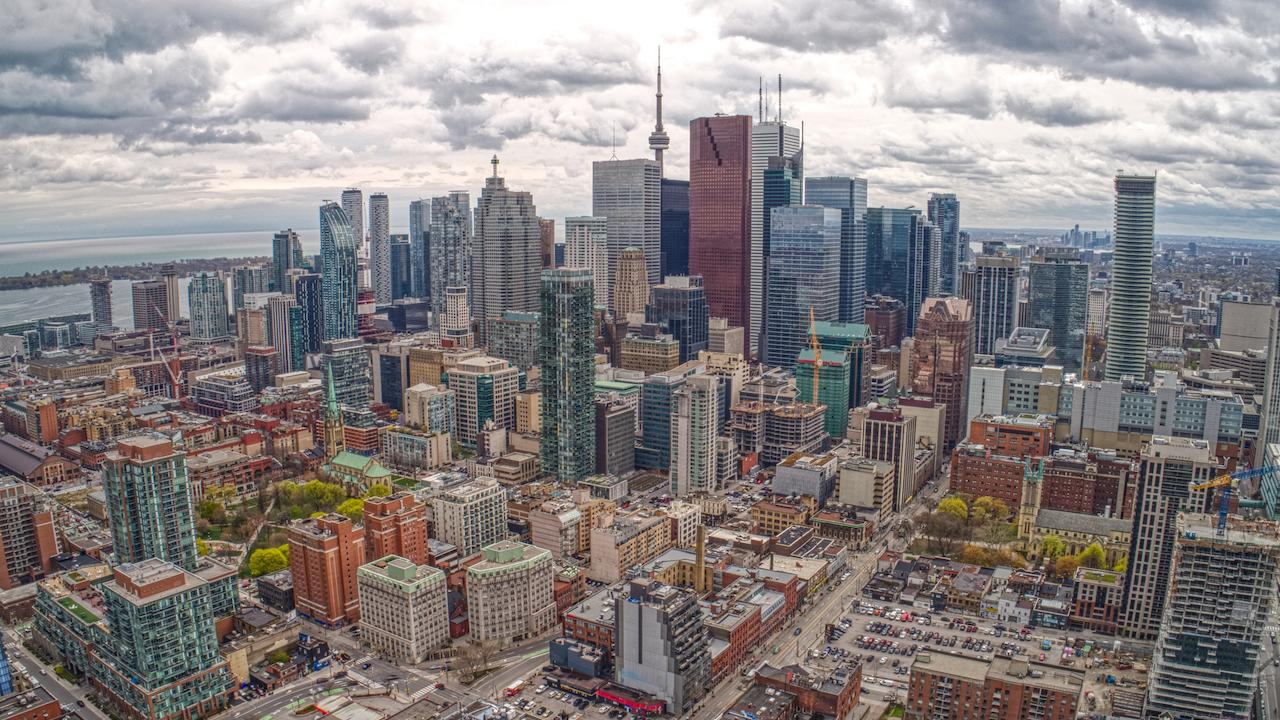
#> input picture lab2/toronto.jpg, 1280 x 720 px
$ jupyter execute lab2.ipynb
#> lines starting #> are read from the running program, lines starting #| are printed output that depends on the picture
[cell 1]
# import libs
import numpy as np
import matplotlib.pyplot as plt
import cv2 as cv
import time

[cell 2]
imgText = "toronto.jpg"
img = plt.imread(imgText)
#> img is the input picture: shape (720, 1280, 3); mean R, G, B 136.8, 131, 130.9

# typecast
img = img.astype(np.float32)/255.0
plt.imshow(img)

[cell 3]
def plot(img):
    plt.imshow(img)

[cell 4]
# display img using cv2 window
cvImg = cv.imread(imgText)
cv.imshow("Image", cvImg)
cv.waitKey()
cv.destroyAllWindows()

[cell 5]
def plotCV(img):
    cv.imshow("Image", img)
    cv.waitKey()
    cv.destroyAllWindows()

[cell 6]
def color2gray(img):
    r = img[...,0]
    g = img[...,1]
    b = img[...,2]
    gray = r/3 + g/3 + b/3
    return gray

[cell 7]
flowerImg = cv.imread("flower1.jpg")
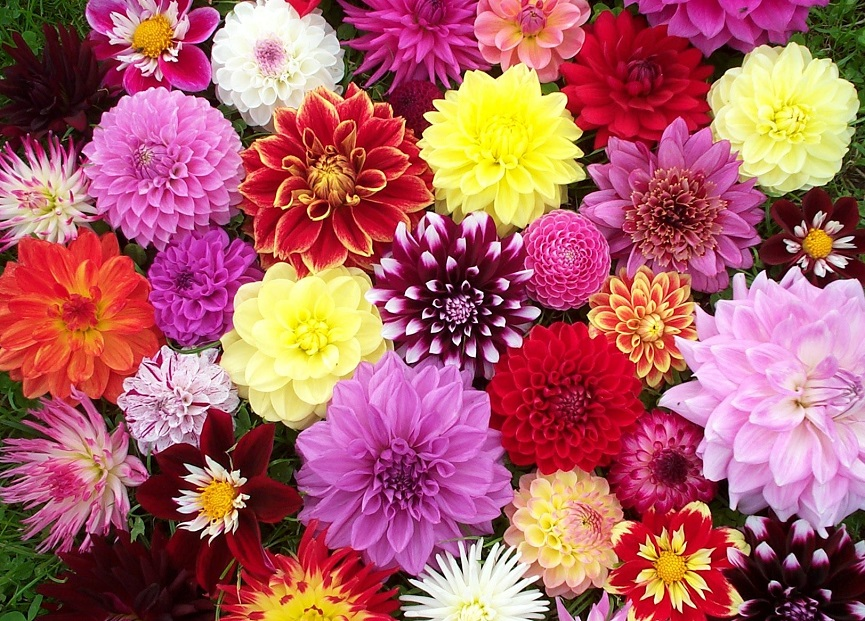
#> input picture lab2/flower1.jpg, 865 x 621 px
#> flowerImg is the input picture: shape (621, 865, 3); mean B, G, R 102.8, 96.8, 173.3
grayFlower = cv.cvtColor(flowerImg, cv.COLOR_BGR2GRAY)
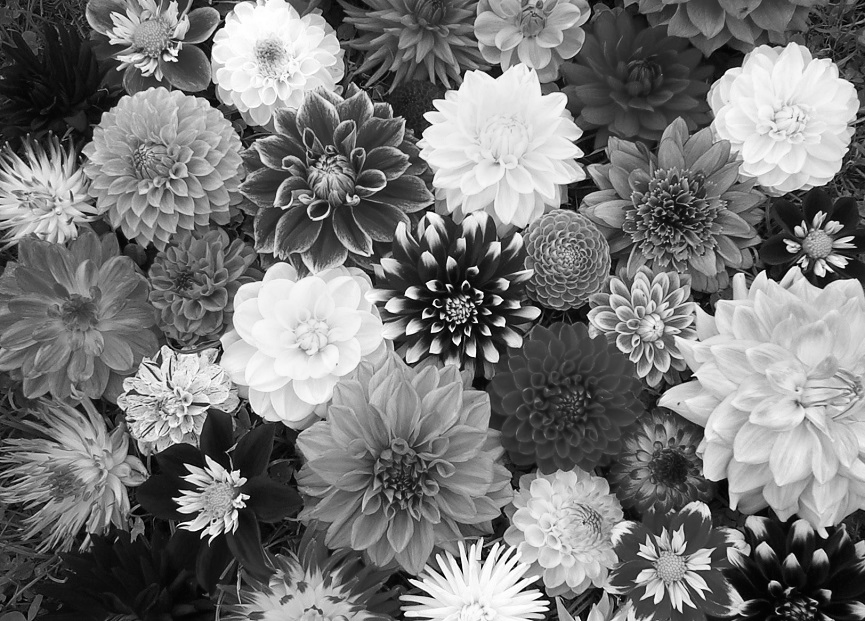
#> grayFlower: shape (621, 865); min 0, max 255, mean 120.4
cv.imshow("IMG",grayFlower)
cv.waitKey()
cv.destroyAllWindows()

[cell 8]
# my toy
toy = cv.imread("toy2.jpg")
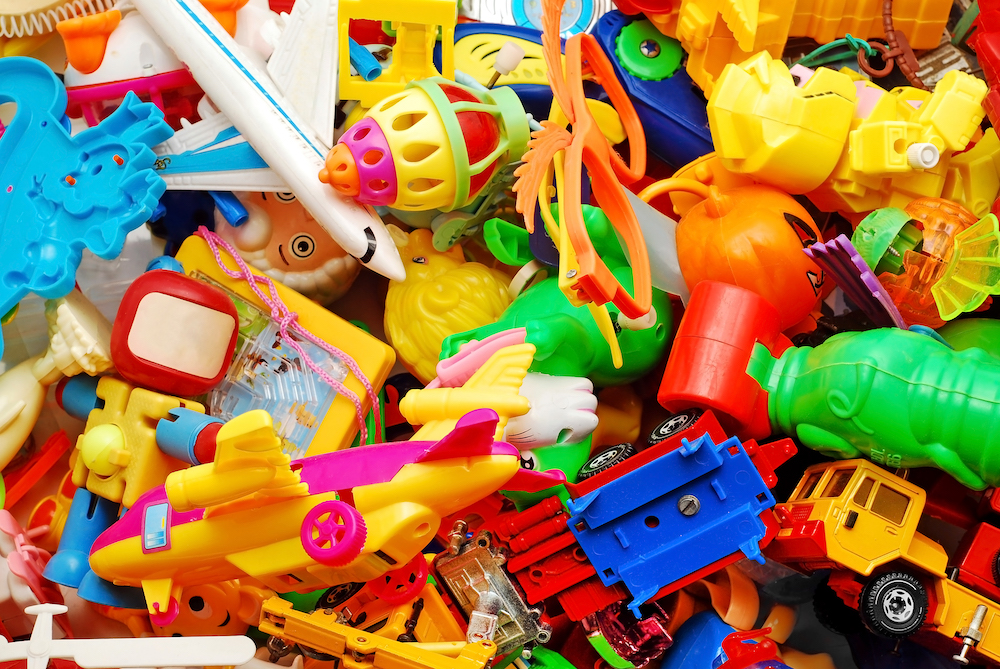
#> input picture lab2/toy2.jpg, 1000 x 669 px
#> toy is the input picture: shape (669, 1000, 3); mean B, G, R 73.1, 125.1, 160.2
toy = toy.astype(np.float32)/255.0
toyHSV = cv.cvtColor(toy, cv.COLOR_BGR2HSV)
#> toyHSV: shape (669, 1000, 3) float32; mean H, S, V 87.9, 0.8, 0.8
toyBack = cv.cvtColor(toyHSV, cv.COLOR_HSV2BGR)
cv.waitKey()
cv.destroyAllWindows()

[cell 9]
toyHSVcopy = toyHSV.copy()
toyHSVcopy[...,1] = toyHSVcopy[...,1]*1.9
#> toyHSVcopy: shape (669, 1000, 3) float32; mean H, S, V 87.9, 1.4, 0.8
toySAT = cv.cvtColor(toyHSVcopy, cv.COLOR_HSV2BGR)
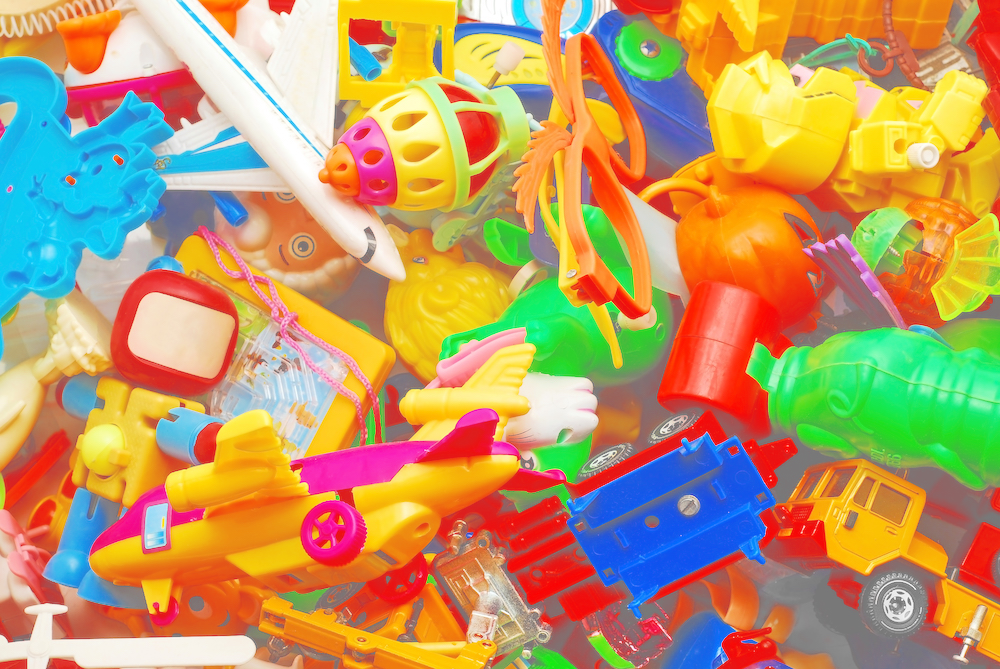
#> toySAT: shape (669, 1000, 3) float32; mean B, G, R -0.137, 0.25, 0.511; drawn with min black and max white
cv.imshow("og", toyBack)
cv.imshow("toy", toySAT)
cv.waitKey()
cv.destroyAllWindows()

[cell 10]
toyBack.dtype

[cell 11]
def gkern(l=5, sig=1.):
    """
    creates gaussian kernel with side length `l` and a sigma of `sig`
    """
    ax = np.linspace(-(l - 1) / 2., (l - 1) / 2., l)
    gauss = np.exp(-0.5 * np.square(ax) / np.square(sig))
    kernel = np.outer(gauss, gauss)
    return kernel / np.sum(kernel)

[cell 12]
flower = cv.imread("flower1.jpg")
t1 = time.time()
identity = cv.filter2D(src=flower, ddepth=-1, kernel=gkern())
t2 = time.time()
cv.imshow("og", flower)
cv.imshow("identity", identity)
cv.waitKey()
cv.destroyAllWindows()
print("time in sec:",(t2-t1))

[cell 13]
cat = cv.imread("cat.jpg")
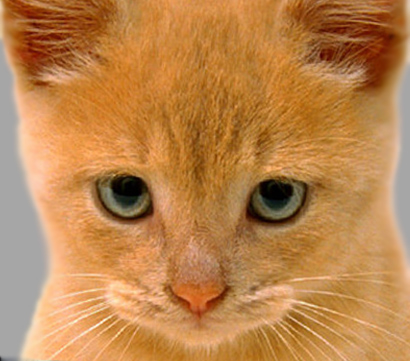
#> input picture lab2/cat.jpg, 410 x 361 px
#> cat is the input picture: shape (361, 410, 3); mean B, G, R 77.1, 132.5, 188.2
dog = cv.imread("dog.jpg")
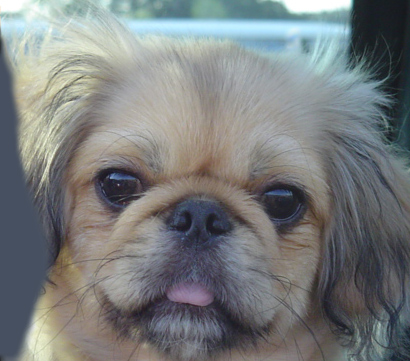
#> input picture lab2/dog.jpg, 410 x 361 px
#> dog is the input picture: shape (361, 410, 3); mean B, G, R 125, 124.5, 121.2
